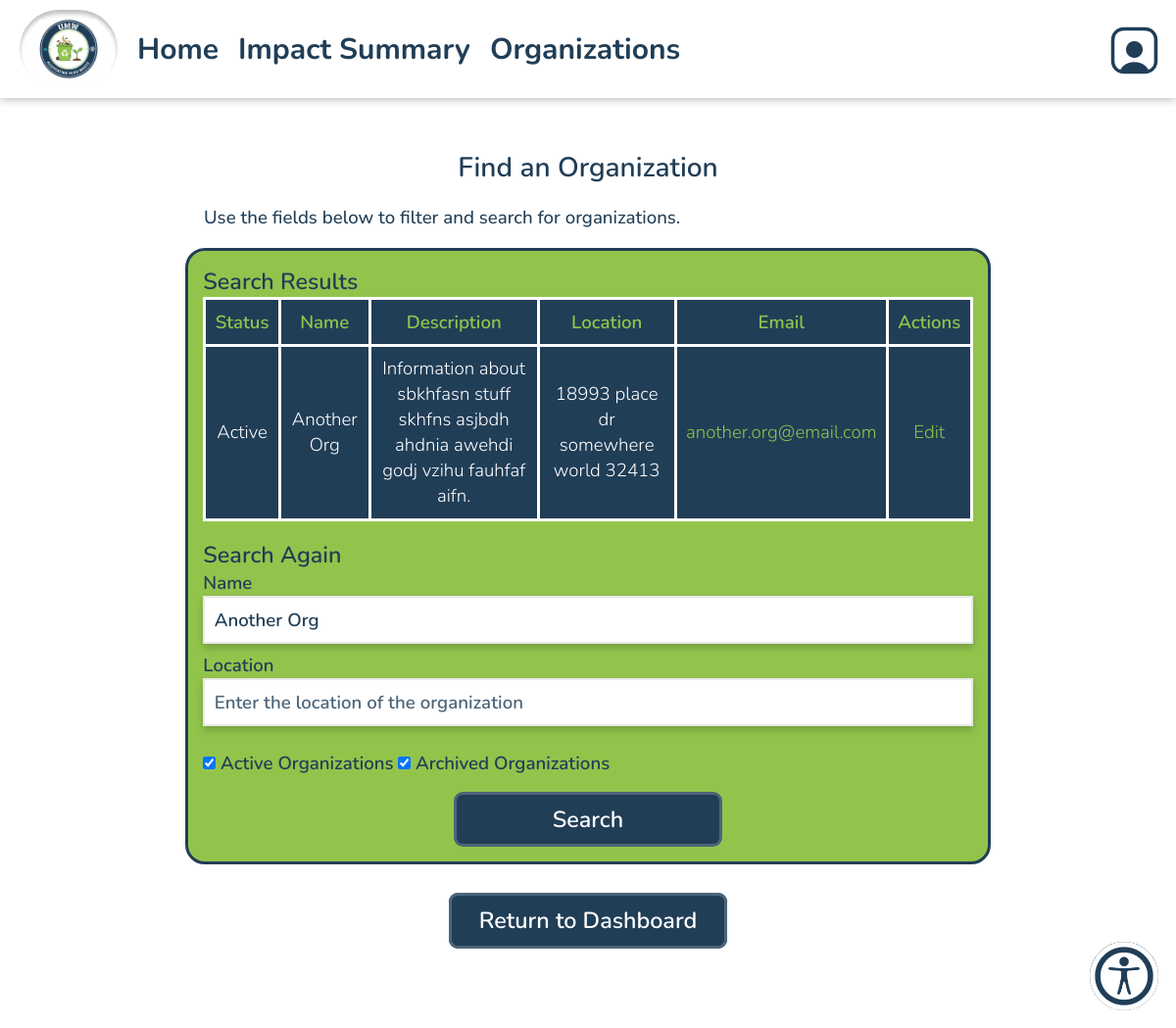
Screenshot of /editOrganizationSearch.php?name=Another Org (signed in) with the database file from the repository.
### tables this page shows
CREATE TABLE `dborganizations` (
  `id` int(11) NOT NULL,
  `name` varchar(256) NOT NULL,
  `email` varchar(256) DEFAULT NULL,
  `description` text DEFAULT NULL,
  `location` varchar(256) DEFAULT NULL,
  `archived` tinyint(4) NOT NULL DEFAULT 0
);

### include/input-validation.php (called while the page is built, shortened)
<?php
    function _sanitize($connection, $input) {
        if (is_array($input)) {
            $length = count($input);
            for ($i = 0; $i < $length; $i++) {
                 $input[$i] = trim($input[$i]);
            }
        } else {
            $input = trim($input);
        }
        return $input;
    }
    function sanitize($input, $ignoreList=null) {
        $sanitized = [];
        $connection = connect();
        if ($ignoreList) {
            foreach ($input as $key => $value) {
                if (in_array($key, $ignoreList)) {
                    $sanitized[$key] = $value;
                } else {
                    $sanitized[$key] = _sanitize($connection, $value);
                }
            }
        } else {
            foreach ($input as $key => $value) {
                $sanitized[$key] = _sanitize($connection, $value);
            }
        }
        return $sanitized;
    }

### database/dbOrganizations.php (called while the page is built, shortened)
<?php
include_once(dirname(__FILE__).'/../domain/Organization.php');
function make_an_organization($result_row) {
    $theOrg = new Organization(
    @$result_row['id'],
    @$result_row['name'],
    @$result_row['email'],
    @$result_row['location'],
    @$result_row['description'],
    @$result_row['archived']
    );
    return $theOrg;
}
function find_organizations($name, $location, $archival_statuses = []) {
    $statuses_to_search = array_intersect($archival_statuses, ['0', '1']);
    if (empty($statuses_to_search)) {
        $archival_statuses = ['0', '1'];
    }
    $bindings = []; $types= "";
    $where = 'select * from dborganizations where 1=1';
    if ($name) {
        $where .= " and name like ?";
        $bindings[] = "%$name%";
        $types .= "s";
    }
    if ($archival_statuses) {
        $placeholders = implode(',', array_fill(0, count($archival_statuses), '?'));
        $where .= " and archived in ($placeholders)";
        foreach ($archival_statuses as $status) {
            $bindings[] = $status;
            $types .= "s";
        }
    }
    $where .= " order by archived, name";
    $connection = connect();
    $query = $connection->prepare($where);
    if ($bindings) {
        $refs = [];
        foreach ($bindings as $key => $value) {
            $refs[$key] = &$bindings[$key];
        }
        array_unshift($refs, $types);
        call_user_func_array([$query, 'bind_param'], $refs);
    }
    $query->execute();
    $result = $query->get_result();
    $raw = mysqli_fetch_all($result, MYSQLI_ASSOC);
    $orgs = [];
    foreach ($raw as $row) {
        $orgs []= make_an_organization($row);
    }
    return $orgs;
}

### domain/Organization.php (called while the page is built)
<?php
class Organization {
	private $id;
	private $name;
	private $email;
	private $location;
    private $description;
    private $archived;
	function __construct($id, $name, $email, $location, $description, $archived='0') {
        $this->id = $id;
		$this->name = $name;
		$this->email = $email;
		$this->location = $location;
		$this->description = $description;
		$this->archived = $archived;
    }
	function get_id() {
		return $this->id;
	}
	function get_name() {
		return $this->name;
	}
	function get_email() {
		return $this->email;
	}
	function get_location() {
		return $this->location;
	}
    function get_description() {
		return $this->description;
	}
    function is_archived() {
        return $this->archived;
    }
}

### include/output.php (called while the page is built, shortened)
<?php
    function hsc($input) {
        return htmlspecialchars($input ?? '');
    }

### editOrganizationSearch.php (the view, shortened to what this page needs)
<!DOCTYPE html>
<html lang="en">
<head>
<?php
require_once('header.php');
require_once('include/output.php');
?>
</head>
<body>
<main>
    <div class="main-content-box">
        <div class="text-center mb-8">
            <h2>Find an Organization</h2>
            <div class="info-box">
                <p class="sub-text">Use the fields below to filter and search for organizations.</p>
            </div>
        </div>
        <form id="org-search" class="section-box mb-4" method="get">
            <?php
                if (isset($_GET['name']) || isset($_GET['location'])) {
                    require_once('include/input-validation.php');
                    require_once('database/dbOrganizations.php');
                    $args = sanitize($_GET);
                    if (isset($_GET['name'])) {
                        $name = $args['name'];
                    } else {
                        $name = null;
                    }
                    if (isset($_GET['location'])) {
                        $location = $args['location'];
                    } else {
                        $location = null;
                    }
                    $status = $args['status'] ?? [];
                    $want_archived = in_array('1', $status);
                    $want_active = in_array('0', $status);
                    if (!($name || $location)) {
                        echo '<div class="error-block">At least one search criterion is required.</div>';
                    } else {
                        echo "<h3>Search Results</h3>";
                        $orgs = find_organizations($name, $location, $archive_statuses = $status);
                        require_once('include/output.php');
                        if (count($orgs) > 0) {
                            echo '
                            <div class="search-results-table">
                                <table>
                                    <thead>
                                        <tr>
                                            <th>Status</th>
                                            <th>Name</th>
                                            <th>Description</th>
                                            <th>Location</th>
                                            <th>Email</th>
                                            <th>Actions</th>
                                        </tr>
                                    </thead>
                                    <tbody>';
                            foreach ($orgs as $org) {
                                echo '
                                        <tr>
                                            <td>' . (($org->is_archived()==0)?"Active":"Archived") . '</td>
                                            <td>' . hsc($org->get_name()) . '</td>
                                            <td>' . hsc($org->get_description()) . '</td>
                                            <td>' . hsc($org->get_location()) . '</td>
                                            <td><a href="mailto:' . hsc($org->get_email()) . '" class="text-blue-700 underline">' . hsc($org->get_email()) . '</a></td>
                                            <td><a href="editOrganization.php?id=' . hsc($org->get_id()) . '" class="text-blue-700 underline">Edit</a></td>
                                        </tr>';
                            }
                            echo '
                                    </tbody>
                                </table>
                            </div>';
                        } else {
                            echo '<div class="error-block">Your search returned no results.</div>';
                        }
                        echo '<h3>Search Again</h3>';
                    }
                }
            ?>
            <div>
                <label for="name">Name</label>
                <input type="text" id="name" name="name" class="w-full" value="<?php if (isset($name)) echo hsc($_GET['name']); ?>" placeholder="Enter the name of the organization">
            </div>
            <div>
                <label for="location">Location</label>
                <input type="text" id="location" name="location" class="w-full" value="<?php if (isset($location)) echo hsc($_GET['location']); ?>" placeholder="Enter the location of the organization">
            </div>
            <div style="margin: 2% auto;">
                <input type="checkbox" id="active" name="status[]" value="0" <?php echo ((($want_active ?? true) || ($want_active === false && $want_archived === false)) ? 'checked' : '');?>>
                <label for="active">Active Organizations</label>
                <input type="checkbox" id="archived" name="status[]" value="1" <?php echo ((($want_archived ?? true) || ($want_archived === false && $want_active === false)) ? 'checked' : '');?>>
                <label for="archived">Archived Organizations</label>
            </div>
            <div class="text-center pt-4">
                <input type="submit" value="Search" class="blue-button" style="width: 35%;">
            </div>
        </form>
        <div class="text-center" style="margin-top: 5%; font-size: 1.25rem;">
            <a href="index.php" class="return-button">Return to Dashboard</a>
        </div>
    </div>
</main>
</body>
</html>

### editOrganizationSearch.php (style rules this page uses)
body, main { background-color: white; }

### rows the page displays
dborganizations: archived "Active", name "Another Org", description "Information about sbkhfasn stuff skhfns asjbdh ahdnia awehdi godj vzihu fauhfaf aifn.", location "18993 place dr somewhere world 32413", email "another.org@email.com"
